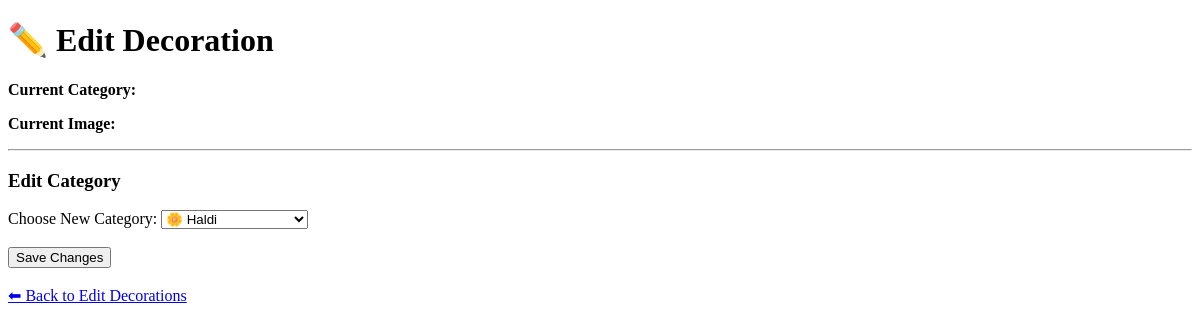
Before: /edit-decoration/16 with the older database file.
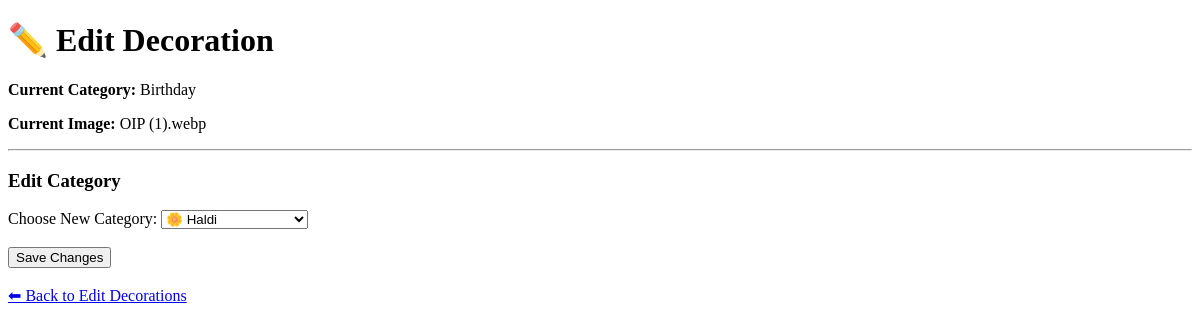
After: the same page with the newer database file.
### tables this page shows
CREATE TABLE decorations (
    id INTEGER PRIMARY KEY AUTOINCREMENT,
    category TEXT NOT NULL,
    image TEXT NOT NULL
);

### app.py (the view, shortened to what this page needs)
@app.route("/edit-decoration/<int:id>", methods=["GET", "POST"])
def edit_one_decoration(id):
    connection = get_db()
    decoration = connection.execute(
        "SELECT * FROM decorations WHERE id = ?",
        (id,)
    ).fetchone()
    connection.close()
    return render_template(
        "edit_one_decoration.html",
        decoration=decoration
    )

### app.py (called while the page is built)
def get_db():
    connection = sqlite3.connect("decorations.db")
    connection.row_factory = sqlite3.Row
    return connection

### templates/edit_one_decoration.html (shortened to what this page needs)
<!DOCTYPE html>
<html>
<head>
</head>
<body>
    <h1>✏️ Edit Decoration</h1>
    <p>
        <strong>Current Category:</strong>
        {{ decoration["category"] }}
    </p>
    <p>
        <strong>Current Image:</strong>
        {{ decoration["image"] }}
    </p>
    <hr>
    <h3>Edit Category</h3>
    <form method="POST" action="/edit-decoration/{{ decoration['id'] }}">
        <label>Choose New Category:</label>
        <select name="category">
            <option value="Haldi">🌼 Haldi</option>
        </select>
        <br><br>
        <button type="submit">Save Changes</button>
    </form>
    <br>
    <a href="/edit-decoration">
        ⬅ Back to Edit Decorations
    </a>
</body>
</html>

Changed rows visible on the page:
added decorations: category "Birthday", image "OIP (1).webp"
